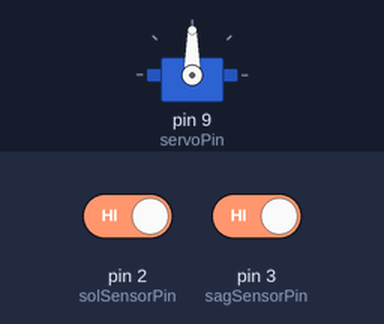
The sketch below on a simulated Arduino Uno, built with avr-gcc and run on an emulated ATmega328P. Parts: servo. The test bench sets the inputs (shaded band); at power-on: pin 2 (solSensorPin) HIGH, pin 3 (sagSensorPin) HIGH.

Above: at 1.2 s.
1.3 s: pin 2 (solSensorPin) driven LOW
At 2.5 s:
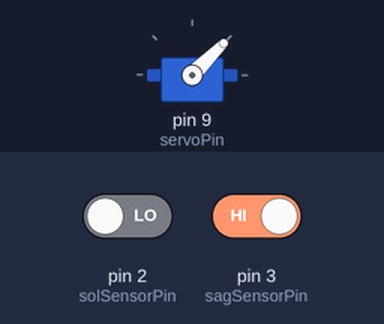
2.8 s: pin 2 (solSensorPin) driven HIGH
At 3.6 s:
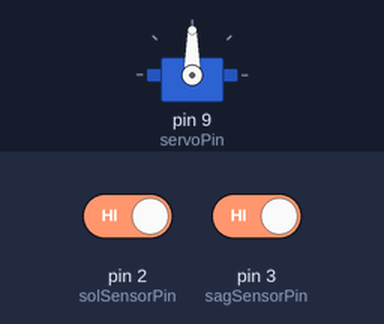
4.3 s: pin 3 (sagSensorPin) driven LOW
At 4.8 s:
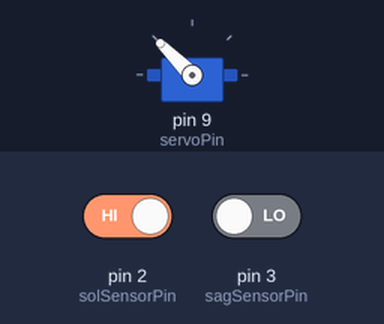
5.8 s: pin 3 (sagSensorPin) driven HIGH
At 7.2 s:
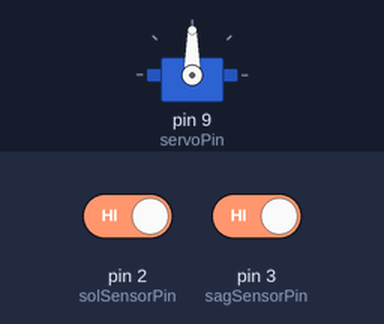
Timing chart, 0 to 8.3 s (numbered marks = the images above; inputs shaded):
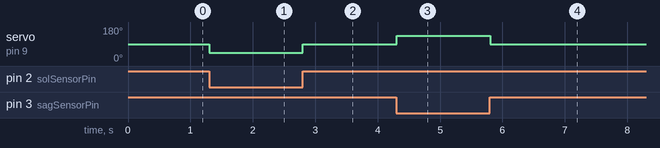

Measured:
- after the input at 1.3 s, servo on pin 9 (servoPin): 90° → 45° at once
- after the input at 2.8 s, servo on pin 9 (servoPin): 45° → 90° at once
- after the input at 4.3 s, servo on pin 9 (servoPin): 90° → 135° at once
- after the input at 5.8 s, servo on pin 9 (servoPin): 135° → 90° at once

The sketch:

arduino_code.ino.ino
```cpp
#include <Servo.h>

Servo takipServosu;

// Pin tanımlamaları
const int solSensorPin = 2;
const int sagSensorPin = 3;
const int servoPin = 9;

void setup() {
  // Servo motoru 9. pine bağlıyoruz
  takipServosu.attach(servoPin);

  // Sensör pinlerini dahili pull-up ile giriş olarak ayarlıyoruz
  pinMode(solSensorPin, INPUT_PULLUP);
  pinMode(sagSensorPin, INPUT_PULLUP);

  // Başlangıçta servoyu merkez (90 derece) konumuna al
  takipServosu.write(90);
}

void loop() {
  // Pull-up mantığında sensör tetiklendiğinde (iletken olduğunda) LOW okunur
  bool solYatik = (digitalRead(solSensorPin) == LOW);
  bool sagYatik = (digitalRead(sagSensorPin) == LOW);

  // Sola yatırılma durumu
  if (solYatik && !sagYatik) {
    takipServosu.write(45); // Servoyu sola çevir (Açıyı mekaniğinize göre ayarlayabilirsiniz)
  }
  // Sağa yatırılma durumu
  else if (sagYatik && !solYatik) {
    takipServosu.write(135); // Servoyu sağa çevir
  }
  // Platform düz veya her iki sensör de bir şekilde tetiklenmiş (hatalı durum)
  else {
    takipServosu.write(90);  // Servoyu merkeze al
  }

  // Mekanik bilye sıçramalarını (contact bounce) ve servonun titremesini
  // yazılımsal olarak filtrelemek için kısa bir bekleme (debouncing)
  delay(100);
}
```
